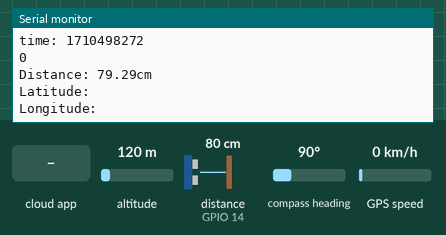
Recording of a sketch running on a simulated ESP8266 (NodeMCU). Parts: the last lines printed to the serial monitor. Wiring (inferred from the names in the program): ultrasonic range finder: trigger GPIO 12; echo GPIO 14. The inputs (shaded band) are chosen by the test bench; at power-on: distance to the obstacle (sensor on GPIO 14) 80 cm, altitude 120 m, compass heading 90°, GPS speed 0 km/h. The echo pulse lasts 58.3 µs per cm; WiFi joins after 1.5 s; servers stay silent unless stated; network time is answered at once with the bench clock; the local clock reads 2024-03-15 10:24:30 at power-on unless the sketch sets it; the GPS gets a fix after 3 s at 37.7749, -122.4194 with 8 satellites; the Firebase database answers and starts empty.

Above: at 3.2 s.
3.3 s: distance to the obstacle (sensor on GPIO 14) set to 2 cm
At 3.3 s:
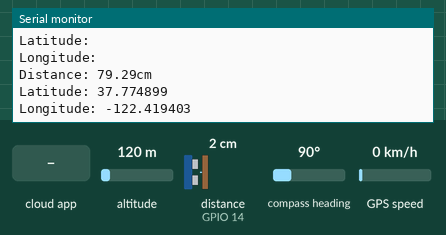
4.8 s: distance to the obstacle (sensor on GPIO 14) set to 4 cm
At 5.2 s:
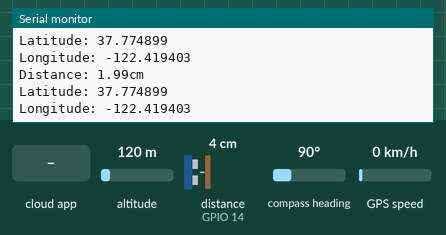
6.3 s: the phone or cloud app sets requests to 1
At 13.17 s:
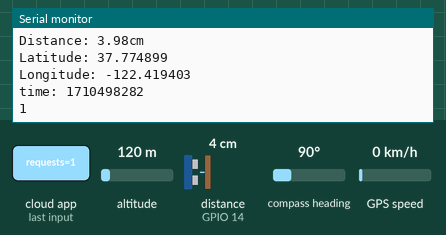
Timing chart, 0 to 14.7 s (numbered marks = the images above; inputs shaded):
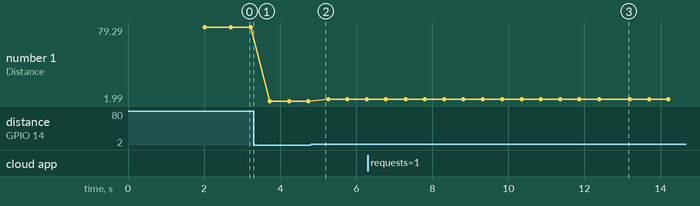

The sketch:

NODEMCU_FIREBASE_GPS_ULTRASONIC.ino
```cpp
#include <Arduino.h>
#include <ESP8266WiFi.h>
#include <Firebase_ESP_Client.h>
//#include <Wire.h>
//#include <Adafruit_Sensor.h>
#include <NTPClient.h>
#include <WiFiUdp.h>

// Provide the token generation process info.
#include "addons/TokenHelper.h"
// Provide the RTDB payload printing info and other helper functions.
#include "addons/RTDBHelper.h"

// Insert your network credentials
#define WIFI_SSID "JioFiber-4_plus"
#define WIFI_PASSWORD "676*****210"

// Insert Firebase project API Key
#define API_KEY "AIzaSyDuT-ba-2fkXcthXDgZxh8dnxgjhejhef"

// Insert Authorized Email and Corresponding Password
#define USER_EMAIL "abc04@gmail.com"
#define USER_PASSWORD "**********"

// Insert RTDB URLefine the RTDB URL
#define DATABASE_URL "https://rescueforce-3d798-default-rtdb.asia-southeast1.firebasedatabase.app/"

////////////////////////////////////////////////////////////////
#include <TinyGPS++.h>
#include <SoftwareSerial.h>
TinyGPSPlus gps;  // The TinyGPS++ object

SoftwareSerial ss(4, 5);  // The serial connection to the GPS device

const int trigPin = 12;
const int echoPin = 14;

//define sound velocity in cm/uS
#define SOUND_VELOCITY 0.034
#define CM_TO_INCH 0.393701

long duration;
float distanceCm;
float distanceInch;

float latitude, longitude;
String lat_str, lng_str;

int requestt = 0;
int ReceivedValue;

int i = 0;

////////////////////////////////////////////////////////////////

// Define Firebase objects
FirebaseData fbdo;
FirebaseAuth auth;
FirebaseConfig config;

// Variable to save USER UID
String uid;

// Database main path (to be updated in setup with the user UID)

String databasePath;
//String requestPath;

// Database child nodes
String distPath = "/distance";
String latiPath = "/latitude";
String lngiPath = "/longitude";
String timePath = "/timestamp";
//String rPath = "/request";


// Parent Node (to be updated in every loop)
String parentPath;


FirebaseJson json;

// Define NTP Client to get time
WiFiUDP ntpUDP;
NTPClient timeClient(ntpUDP, "pool.ntp.org");

// Variable to save current epoch time
int timestamp;

// Timer variables (send new readings every three minutes)
unsigned long sendDataPrevMillis = 0;
unsigned long timerDelay = 10000;

// Initialize WiFi
void initWiFi() {
  WiFi.begin(WIFI_SSID, WIFI_PASSWORD);
  Serial.print("Connecting to WiFi ..");
  while (WiFi.status() != WL_CONNECTED) {
    Serial.print('.');
    delay(1000);
  }
  Serial.println(WiFi.localIP());
  Serial.println();
}

// Function that gets current epoch time
unsigned long getTime() {
  timeClient.update();
  unsigned long now = timeClient.getEpochTime();
  return now;
}

void setup() {
  Serial.begin(115200);
  ss.begin(9600);

  pinMode(trigPin, OUTPUT);  // Sets the trigPin as an Output
  pinMode(echoPin, INPUT);   // Sets the echoPin as an Input

  // Initialize BME280 sensor
  //initBME();

  initWiFi();
  timeClient.begin();

  // Assign the api key (required)
  config.api_key = API_KEY;

  // Assign the user sign in credentials
  auth.user.email = USER_EMAIL;
  auth.user.password = USER_PASSWORD;

  // Assign the RTDB URL (required)
  config.database_url = DATABASE_URL;

  Firebase.reconnectWiFi(true);
  fbdo.setResponseSize(4096);

  // Assign the callback function for the long running token generation task */
  config.token_status_callback = tokenStatusCallback;  //see addons/TokenHelper.h

  // Assign the maximum retry of token generation
  config.max_token_generation_retry = 5;

  // Initialize the library with the Firebase authen and config
  Firebase.begin(&config, &auth);

  // Getting the user UID might take a few seconds
  Serial.println("Getting User UID");
  while ((auth.token.uid) == "") {
    Serial.print('.');
    delay(1000);
  }
  // Print user UID
  uid = auth.token.uid.c_str();
  Serial.print("User UID: ");
  Serial.println(uid);

  // Update database path
  //databasePath = "/UsersData/" + uid + "/readings";
  //databasePath = "/UsersData";
  databasePath = "/UsersData/" + uid + "/";
}

void loop() {

  while (ss.available() > 0) {

    if (gps.encode(ss.read()))

    {

      //Serial.println(GPSData);

      if (gps.location.isValid())

      {

        latitude = gps.location.lat();

        lat_str = String(latitude, 6);

        longitude = gps.location.lng();

        lng_str = String(longitude, 6);
      }
    }
  }

  // Clears the trigPin
  digitalWrite(trigPin, LOW);
  delayMicroseconds(2);
  // Sets the trigPin on HIGH state for 10 micro seconds
  digitalWrite(trigPin, HIGH);
  delayMicroseconds(10);
  digitalWrite(trigPin, LOW);

  // Reads the echoPin, returns the sound wave travel time in microseconds
  duration = pulseIn(echoPin, HIGH);

  // Calculate the distance
  distanceCm = duration * SOUND_VELOCITY / 2;

  // Convert to inches
  distanceInch = distanceCm * CM_TO_INCH;

  // Prints the distance on the Serial Monitor
  Serial.print("Distance: ");
  Serial.print(distanceCm);
  Serial.println("cm");
  // Serial.print("Distance (inch): ");
  // Serial.println(distanceInch);
  Serial.print("Latitude: ");
  Serial.println(lat_str);
  Serial.print("Longitude: ");
  Serial.println(lng_str);

  delay(500);


  // Send new readings to database
  if (Firebase.ready() && (millis() - sendDataPrevMillis > timerDelay || sendDataPrevMillis == 0)) {
    sendDataPrevMillis = millis();
    i = i + 1;
    //Get current timestamp
    timestamp = getTime();
    Serial.print("time: ");
    Serial.println(timestamp);

    // parentPath = databasePath + "/" + String(timestamp);
    //parentPath = databasePath + "requests" + String(timestamp);

    json.set(distPath.c_str(), String(distanceCm));
    json.set(latiPath.c_str(), String(lat_str));
    json.set(lngiPath.c_str(), String(lng_str));
    json.set(timePath, String(timestamp));
    // json.set(rPath.c_str(), String(requestt));
    //Serial.printf("Set json... %s\n", Firebase.RTDB.setJSON(&fbdo, parentPath.c_str(), &json) ? "ok" : fbdo.errorReason().c_str());

    if (i == 1 || 2 || 3 || 4 || 5 || 6) {
      //parentPath = databasePath + "/" + String(timestamp);
      //parentPath = databasePath + "/"  + uid + "/requests" + String(timestamp);
      //parentPath = "/UsersData/" + uid + "/requests" + String(timestamp);
      //parentPath = databasePath + "requests" + String(timestamp);
      //Serial.printf("Set json... %s\n", Firebase.RTDB.setJSON(&fbdo, parentPath.c_str(), &json) ? "ok" : fbdo.errorReason().c_str());

      //Firebase.RTDB.setInt(&fbdo, parentPath.c_str(), i);

      //Firebase.RTDB.setInt(&fbdo, "/UsersData/" + uid + "/requests", i);

      if (Firebase.RTDB.getInt(&fbdo, "/UsersData/" + uid + "/requests")) {
        if (fbdo.dataType() == "int") {
          ReceivedValue = fbdo.intData();
          Serial.println(ReceivedValue);
          if (ReceivedValue == 1) {
            i = 6 ;
          }
        }
      } else {
        Serial.println(fbdo.errorReason());
      }
    }
    if (i == 6) {
      i = 0;
      //parentPath = requestPath + "/" + String(timestamp);
      //parentPath = databasePath + "/"  + uid + "/readings" + String(timestamp);
      //parentPath = "/UsersData/" + uid + "/readings" + String(timestamp);
      parentPath = databasePath + "readings" + String(timestamp);
      Serial.printf("Set json... %s\n", Firebase.RTDB.setJSON(&fbdo, parentPath.c_str(), &json) ? "ok" : fbdo.errorReason().c_str());
    }
    // Serial.printf("Set json... %s\n", Firebase.RTDB.setJSON(&fbdo, parentPath.c_str(), &json) ? "ok" : fbdo.errorReason().c_str());
  }
}
```

Measured:
- after the input at 6.3 s, the serial monitor: prints a new line after 6.7 s (image 3)
- plotted number 1: 79.29 → 1.99 after the input at 3.3 s, 1.99 → 3.98 after the input at 4.8 s
